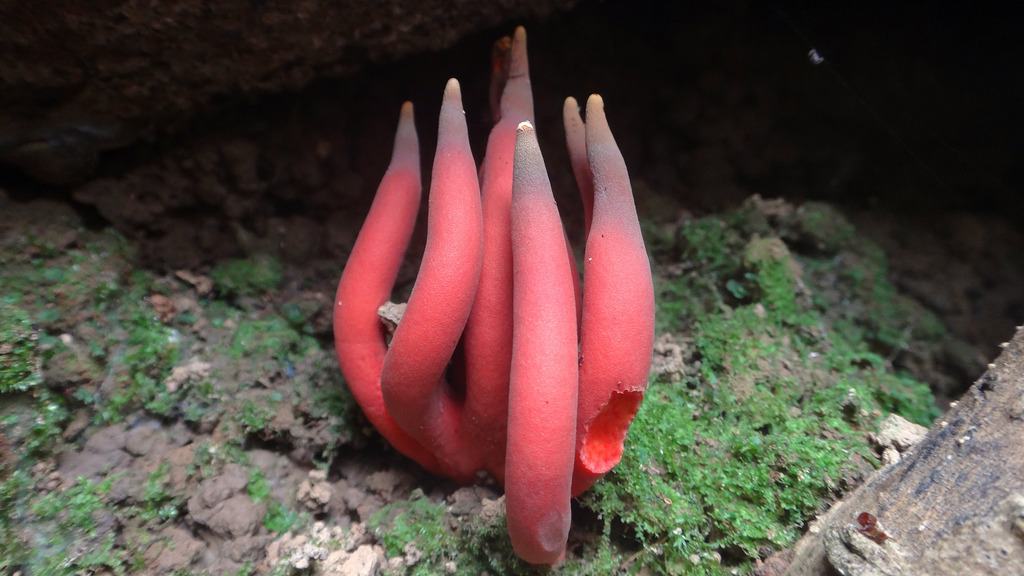
#> input picture imgs/14417419204_538c8a8072_b.jpg, 1024 x 576 px; its folder holds only this picture in this run
$ jupyter execute --allow-errors pod-mushroom.ipynb   (shell and % lines are left out)   (older library calls are emulated)
#> lines starting #> are read from the running program, lines starting #| are printed output that depends on the picture; after the words box and inside, x2 and y2 are one past the last pixel; in counts of white or black regions, pixels touching at a corner belong together
[cell 1]
import cv2
import os
import numpy as np
from random import shuffle
import imutils #need to install this with pip
import matplotlib.pyplot as plt
from skimage import data, color, exposure
from sklearn import svm
import data_generator as dg
from sklearn.metrics import classification_report
from sklearn.metrics import confusion_matrix
import glob

[cell 2]
pimages = [cv2.imread(file) for file in glob.glob("imgs/*.jpg")]
#> pimages = 1 item
print(len(pimages), "positive images")
#| 1 positive images

#> (a cell that did not finish here is left out)

[cell 4]
minDim = 80
blockSize = (16,16)
blockStride = (8,8)
cellSize = (8,8)
nbins = 9

dims = (minDim, minDim)

hog = cv2.HOGDescriptor(dims, blockSize, blockStride, cellSize, nbins)

[cell 5]
if(len(pimages) == 0):
    print("The are no positive images!")

for i in range(len(pimages)):
    cv2.resize(pimages[i], (80,80))
#> this loop made 1 pass

[cell 6]
def getFeaturesWithLabel(imageData, hog, dims, label):
#> called with dims = (80, 80), label = 1
    data = []
    for img in imageData:
        img = cv2.resize(img, dims)

        #for images with transparency layer, reduce to 3 layers
        feat = hog.compute(img[:,:,:3])

        data.append((feat, label))
#> this loop made 1 pass
#> pass 1, in getFeaturesWithLabel, `img = cv2.resize(img, dims)`:
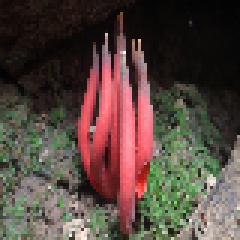
#> img: shape (80, 80, 3) (shown 3 times larger); mean of channels 0, 1, 2 62.9, 70, 85.4; drawn as B, G, R
#> after the loop, data = 1 item
    return data

[cell 7]
pdata = getFeaturesWithLabel(pimages, hog, dims, 1)
#> pdata = 1 item
#> (the rest of this cell did not finish here and is left out)

### Support Vector Machine (SVM)

[cell 8]
lsvm = svm.SVC(kernel='linear', C = 1.0, probability=True)
#> (the rest of this cell did not finish here and is left out)

#> (a cell that did not finish here is left out)

## Test Accuracy

#> (a cell that did not finish here is left out)

### Confusion Matrix

[cell 11]
print("NN,YN")
print("NY,YY")
#> (the rest of this cell did not finish here and is left out)

## Image Detection

[cell 12]
#helper function for resizing images
def resize(img, scale):
    return cv2.resize(img, (int(img.shape[1]*scale), int(img.shape[0]*scale)))

im = cv2.imread("test.jpg")
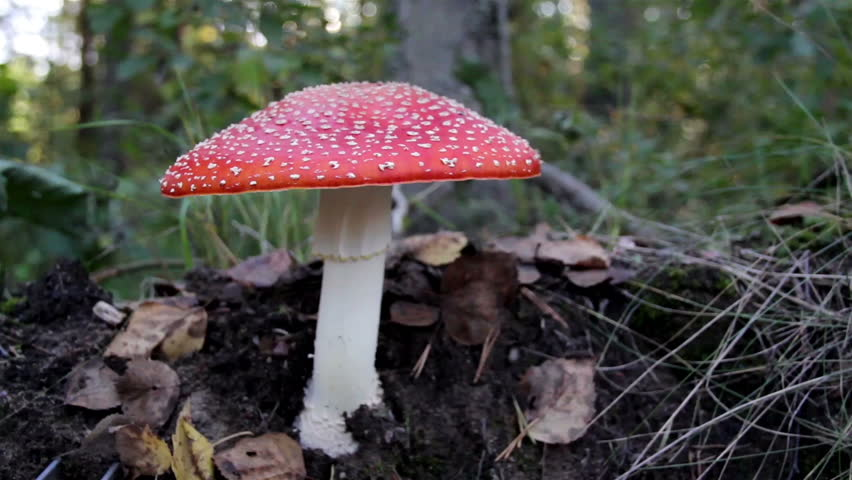
#> input picture test.jpg, 852 x 480 px
#> im is the input picture: shape (480, 852, 3); mean B, G, R 71.1, 75.1, 78.6
if im.shape[0] > 400:
    scale = 400.0/im.shape[0]
#> scale = 0.833
else: scale = 1
im = resize(im, scale)

plt.imshow(cv2.cvtColor(im, cv2.COLOR_BGR2RGB))
plt.show()

## Filtering out the image's colors

[cell 13]
def preprocess(image, lower, upper):
    #boundary in bgr color scheme for opencv

    lower = np.array(lower, dtype="uint8")
    upper = np.array(upper, dtype="uint8")


    mask = cv2.inRange(image, lower, upper)
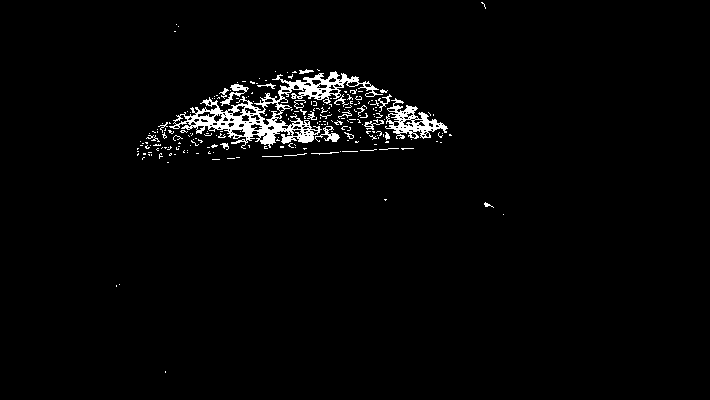
#> mask: shape (400, 710); 2.4% white; 219 white regions (195 under 20 px)
    output = cv2.bitwise_and(image, image, mask = mask)
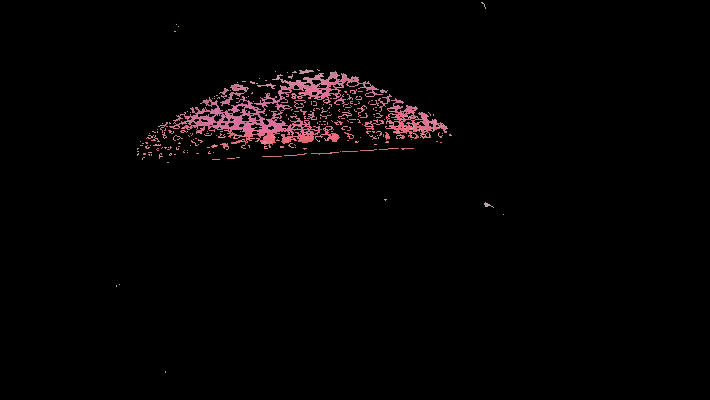
#> output: shape (400, 710, 3); mean B, G, R 3.5, 2.8, 5


    return output, mask

[cell 14]
pimage, mask = preprocess(im,  [100,100,180], [170, 170, 255])
plt.imshow(pimage)
plt.show()

imgray = cv2.cvtColor(pimage,cv2.COLOR_BGR2GRAY)
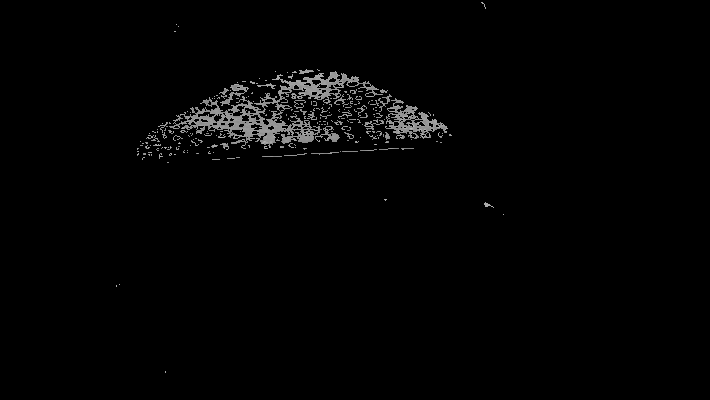
#> imgray: shape (400, 710); min 0, max 190, mean 3.6
plt.imshow(imgray, cmap='gray')
plt.show()

flag, binaryImage = cv2.threshold(imgray, 85, 255, cv2.THRESH_BINARY + cv2.THRESH_OTSU )
#> flag = 0
plt.imshow(binaryImage, cmap='gray')
plt.show()

## findContours

[cell 15]
im2, contours, hierarchy = cv2.findContours(binaryImage,cv2.RETR_TREE,cv2.CHAIN_APPROX_SIMPLE)
#> contours = 376 contours, 328 with area under 20; largest, box (x1, y1, x2, y2) and area: (169, 71, 383, 149) 4492, (385, 98, 448, 139) 1038, (258, 102, 281, 126) 242, (220, 84, 249, 106) 122, (315, 126, 340, 142) 106

[cell 16]
copy = im.copy()
rgb = cv2.cvtColor(copy, cv2.COLOR_BGR2RGB)

boxes = [cv2.boundingRect(c) for c in contours]
#> boxes = 376 items, first 6: (165, 371, 1, 2), (116, 285, 1, 2), (119, 284, 1, 1), (503, 214, 1, 1), (484, 202, 10, 6), (384, 199, 3, 2)
print(len(boxes))
#| 376
boxes2 = [b for b in boxes if b[2]*b[3] > 600]
#> boxes2 = [(385, 98, 63, 41), (220, 84, 29, 22), (169, 71, 214, 78)]
print(len(boxes2))
#| 3

for x, y, w, h in boxes2:
    cv2.rectangle(rgb, (x,y),(x+w, y+h), (0, 255, 0), 2)
#> this loop made 3 passes
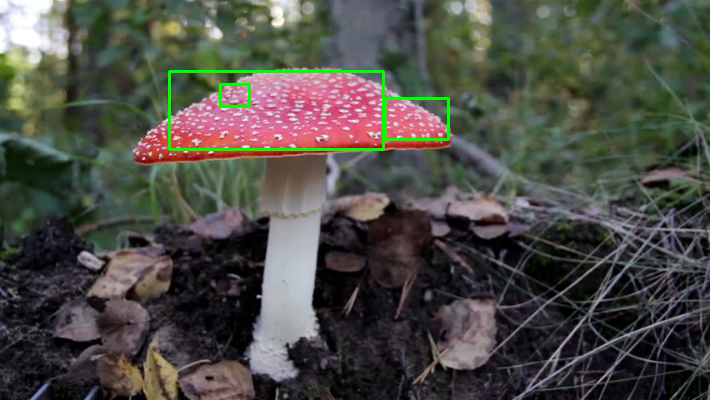
#> rgb: shape (400, 710, 3); mean R, G, B 77.1, 76.4, 70
plt.imshow(rgb)
plt.show()
